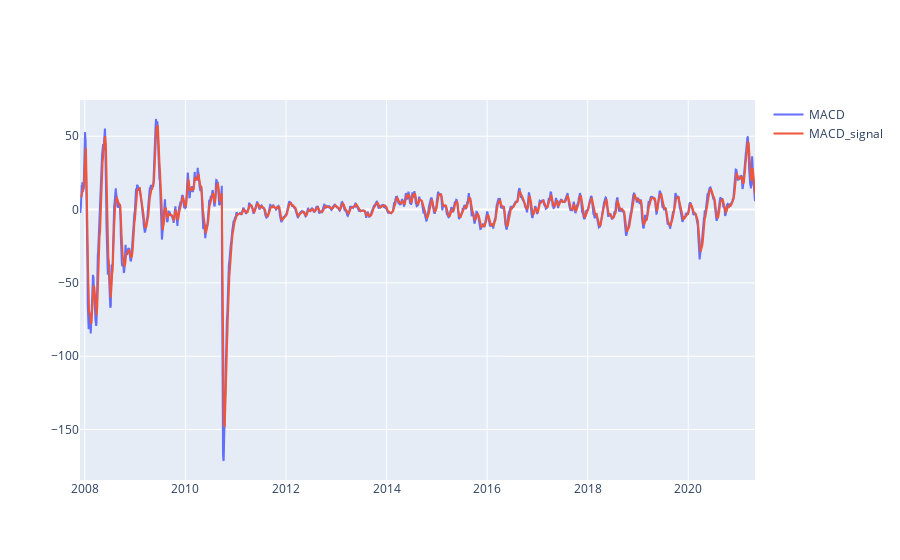

Notebook cell for this chart:
### Code cell
data['EMA_12'] = pd.Series(data['Close'].ewm(span=12).mean())
data['EMA_26'] = pd.Series(data['Close'].ewm(span=26).mean())
data['MACD'] = pd.Series(data['EMA_12'] - data['EMA_26'])
data['MACD_signal'] = pd.Series(data.MACD.ewm(span=9,min_periods=9).mean())

fig = go.Figure()
fig.add_trace(go.Scatter(x=data.Date,y=data.MACD,name='MACD'))
fig.add_trace(go.Scatter(x=data.Date,y=data.MACD_signal,name='MACD_signal'))
fig.show()

### Figure 1 — Plotly figure (JSON) as saved in the notebook; plotly's stock layout.template omitted (floating-point values rounded to 4 significant figures; data arrays with more than 128 entries replaced by an {"elided": "..."} marker saying what was removed)
{"data": [{"name": "MACD", "type": "scatter", "x": {"elided": "3322 str values"}, "y": {"elided": "3322 float values"}}, {"name": "MACD_signal", "type": "scatter", "x": {"elided": "3322 str values"}, "y": {"elided": "3322 float values"}}], "layout": {}}
